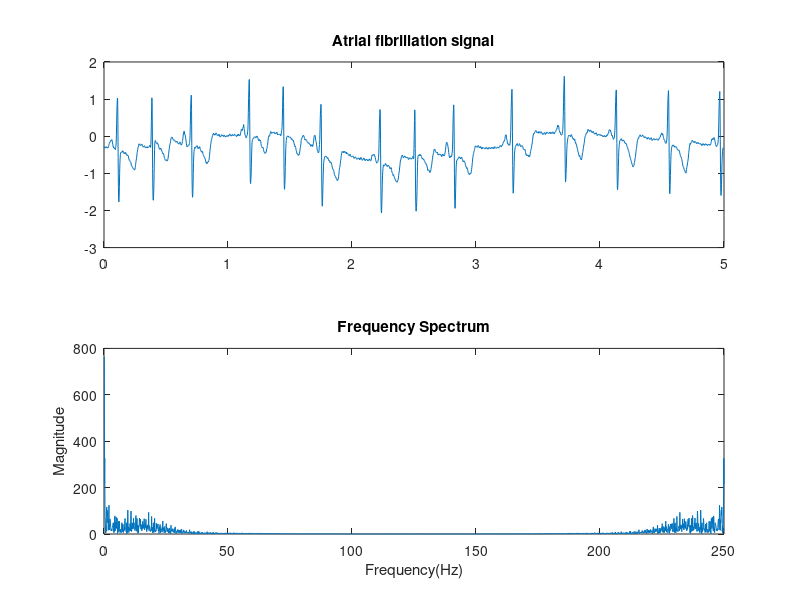

MATLAB code to generate this figure: (Note: this script raises an error after producing the figure.)
clear all;
%Load signal from MIT-BIH atrial fibrillation database
D=load('04015m.mat')
fs=250;                    
Ts = 1/fs; 
AF=D.val;

N=length(AF);
AFSignal=AF/200;
t=(0:length(AFSignal)-1)/(2*fs);

%Plot signal
figure;
subplot(211);
plot(t,AFSignal);
title('Atrial fibrillation signal');

%Frequency spectrum of signal
y=fft(AFSignal);
K=length(y);
k=1:K;
frequency=k*fs/K;
mag=abs(y);
subplot(2,1,2);
plot(frequency,mag);
title('Frequency Spectrum');
xlabel('Frequency(Hz)');
ylabel('Magnitude');


%Reduse the noise
L=150;
sx=smooth(AFSignal,L)';
filtered_AF=AFSignal-sx;

%Turn in the time domain to see the filtered signal
%iy=ifft(y);
figure;
subplot(211);
plot(t,AFSignal);
title('Original AF signal');
subplot(212);
plot(t,filtered_AF);
title('Filtered AF signal');

%Four layer discrete wavelet transform and plots
figure;
waveform=filtered_AF(355:450);
subplot(611);
plot(waveform);
title('Single waveform of AF signal');

[c,l] = wavedec(waveform,4,'sym4');
approx = appcoef(c,l,'sym4');
cd1 = detcoef(c,l,1); 
cd2 = detcoef(c,l,2);
cd3 = detcoef(c,l,3);
cd4 = detcoef(c,l,4);
subplot(6,1,2);
plot(approx);
title('Approximation Coefficients');
subplot(6,1,3);
plot(cd4); 
title('Level 4 Detail Coefficients');
subplot(6,1,4);
plot(cd3);
title('Level 3 Detail Coefficients');
subplot(6,1,5);
plot(cd2);
title('Level 2 Detail Coefficients');
subplot(6,1,6);
plot(cd1);
title('Level 1 Detail Coefficients');

A4 = wrcoef('a',c,l,'sym4');
A4 = detrend(A4,0);
figure; subplot(211); plot(A4);
title('Reconstructed waveform of AF signal');
xdft = fft(A4);
figure; subplot(211); plot(abs(xdft));
title('FFT of the AF reconstructed signal');
xlabel('Frequency(Hz)');
ylabel('Amplitude');
